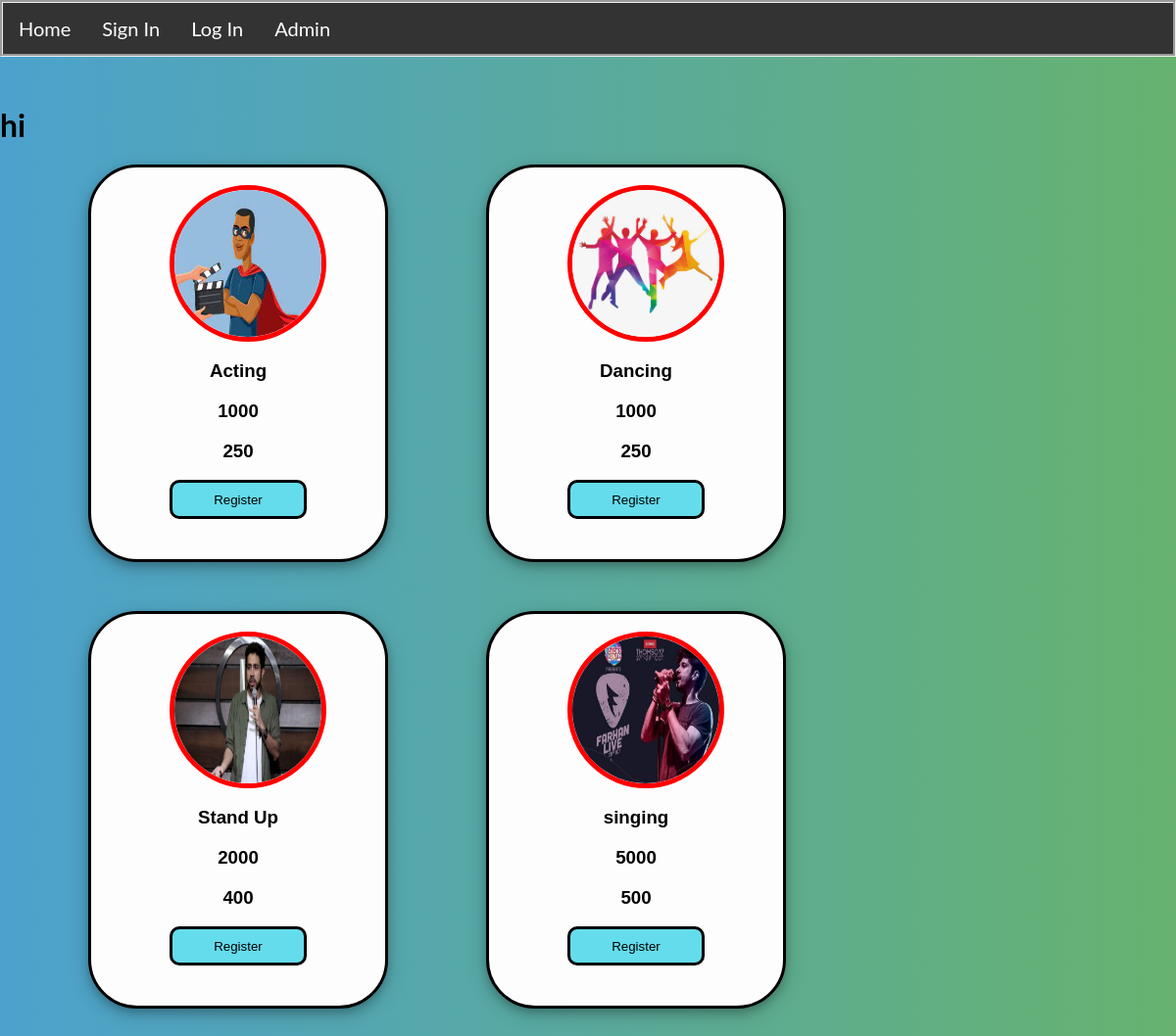
The page / on the database its author committed.
### management/models/festdetails.py (models this page shows, shortened)
class Festevent(models.Model):
    eventname = models.CharField(
        max_length=255, default=None
    )
    image = models.ImageField(
        upload_to='uploads/events/event_logo',
        default=None, blank=True
    )
    fees = models.CharField(
        max_length=4, default=None
    )
    eventdescription = models.TextField(
        max_length=1000,
        default=None, null=True, blank=True
    )
    EVENT_TYPE_CHOICES = (
        ('Technical', 'Technical'),
        ('Non-technical', 'Non-Technical'),
        ("Cultural", "Cultural"),
        ("Management", "Management")
    )
    event_type = models.CharField(
        max_length=50,
        blank = True, null = True,
        choices = EVENT_TYPE_CHOICES
    )
    VENUE_CHOICES =(
        ('Patkar College 😒', 'Patkar College 😒'),
        ('Bhavan\'s College 😌', 'Bhavan\'s College 😌'),
        ('Virtual', 'Virtual'),
    )
    venue = models.CharField(
        max_length=30,
        choices=VENUE_CHOICES,
        default='2', null=True
    )
    PARTICIPATION_TYPE_CHOICES = (
        ('👱🏻Individual', ' 👱🏻 Individual'),
        ('👨‍👩‍👦Team', '👨‍👩‍👦Team ')
    )
    participation_type = models.CharField(
        max_length=50,
        blank=True, null=True,
        choices=PARTICIPATION_TYPE_CHOICES
    )
    min_participants = models.IntegerField(
        default=1, null=True
    )
    max_participants = models.IntegerField(
        default=4,  null=True
    )
    prize = models.IntegerField(
        default=None, blank=True,
        null=True
    )
    EVENT_ON_DAY_CHOICE = (
        ('1', 'Day 1️⃣'),
        ('2', 'Day 2️⃣'),
        ('3', 'Day 3️⃣'),
        ('4', 'Day 4️⃣'),
        ('5', 'Day 5️⃣'),
        ('6', 'Day 6')
    )
    event_on_day = models.CharField(
        default='Choose Day', max_length=20,
        blank=True, choices=EVENT_ON_DAY_CHOICE
    )
    time = models.TimeField(
        default='12:00:00'
    )
    date = models.DateTimeField(
        default=datetime.now
    )
    COORDINATORS_CHOICES = (
        ('Amir', 'Amir'),
        ('Roshith', 'Roshith')
    )
    coordinators = models.CharField(
        max_length=50,
        blank=True, null=True, default=None,
        choices = COORDINATORS_CHOICES
    )
    contact_name1 = models.CharField(
        max_length=30,
        default="", blank=True, null=True
    )
    contact_phone1 = models.CharField(
        max_length=12,
        blank=True , default=None, null=True
    )
    contact_email1 = models.EmailField(
        default="", blank=True
    )
    contact_image1 = models.ImageField(
        upload_to='uploads/events/event_contact/',
        blank=True , default=None, null = True
    )
    contact_name2 = models.CharField(
        max_length=30, default="",
        blank=True, null=True
    )
    contact_phone2 = models.CharField(
        max_length=12,
        blank=True, default=None, null=True
    )
    contact_email2 = models.EmailField(
        default="", blank=True, null=True
    )
    contact_image2 = models.ImageField(
        upload_to='uploads/events/event_contact/', blank=True,
        default = None , null =True
    )
    sponsor1 = models.ImageField(upload_to='uploads/events/events_sponsors/', blank=True)
    sponsor2 = models.ImageField(upload_to='uploads/events/events_sponsors/', blank=True)
    sponsor3 = models.ImageField(upload_to='uploads/events/events_sponsors/', blank=True)
    sponsor4 = models.ImageField(upload_to='uploads/events/events_sponsors/', blank=True)
    sponsor5 = models.ImageField(upload_to='uploads/events/events_sponsors/', blank=True)
    one_liner = models.CharField(max_length=200, blank=True, null=True, default="")

### management/views/visitorhome.py (the view, shortened to what this page needs)
# urls.py: path('', Vsitorhome.as_view(), name='visitorhome'),
class Vsitorhome(View):
    def get(self, request):
        festevent = Festevent.objects.all()
        if request.session.get('user_id'):
            return redirect('home')
        data = {
            'festevents': festevent,
        }
        return render(request, 'visitorhome.html', data)

### management/templates/visitorhome.html (shortened to what this page needs)
{% extends 'base.html' %}
{% block content %}
{% load static %}
    <body >
     <div id="card" style="display:block;" >
        <h1>hi {{user_email_from_session}}</h1>
        {% for festevent in festevents %}
        <div   class="card">
            <br>
            <img class="card-img" id="festevent-{{festevent.id}}" src="{{festevent.image.url}}" alt="">
            <div class="container">
                <h3 class="card-title">{{festevent.eventname}}</h3>
                <h3> {{festevent.prize}} </h3>
                <h3> {{festevent.fees}} </h3>
                <form action="/login" method="post">
                    <div >
                        <button name="register" value="{{festevent.id}}" id={{festevent.id}} type="submit"> Register
                        </button>
                    </div>
                </form>
            </div>
        </div>
        {% endfor %}
     </div>
{%endblock%}

### management/templates/visitorhome.html (style rules this page uses)
button { width: 140px; height: 40px; border: solid; color: rgb(0, 0, 0); border-radius: 10px; background-color: rgb(101, 220, 236); transition: 1s ease-in-out; }
.card { border: solid; width: 300px; height: 400px; margin-bottom: 50px; font-family: Verdana, Geneva, Tahoma, sans-serif; box-shadow: 0 4px 8px 0 rgba(0, 0, 0, 0.2), 0 6px 20px 0 rgba(0, 0, 0, 0.19); background-color: rgb(253, 253, 253); transition: 1s ease-in-out; border-radius: 50px; float: left ; margin-right: 10px; margin-left: 90px; }
.container { text-align: center; }
.card-img { margin-left: 80px; opacity: 1; display: block; width: 150px; height: 150px; border-radius: 50%; transition: .5s ease; backface-visibility: hidden; border: solid red 5px; }
body { background: #67B26F; background: -webkit-linear-gradient(to right, #4ca2cd, #67B26F); background: linear-gradient(to right, #4ca2cd, #67B26F); padding: 0; margin: 0; font-family: 'Lato', sans-serif; color: #000; }

### rows shown on the page
Festevent: image (picture), eventname "Acting", prize "1000", fees "250", {{ festevent.id }} 1 (drawn)
Festevent: image (picture), eventname "Dancing", prize "1000", fees "250", {{ festevent.id }} 2 (drawn)
Festevent: image (picture), eventname "Stand Up", prize "2000", fees "400", {{ festevent.id }} 3 (drawn)
Festevent: image (picture), eventname "singing", prize "5000", fees "500", {{ festevent.id }} 4 (drawn)
